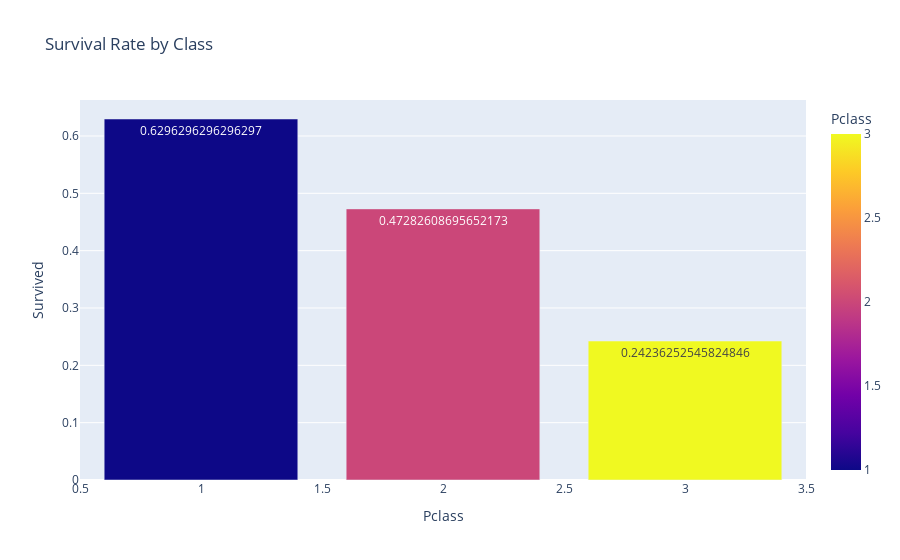

This figure's notebook cell:
### Code cell
plt.figure(figsize=(12, 6))
class_survival = df.groupby("Pclass")["Survived"].mean().reset_index()
px.bar(
    class_survival,
    x="Pclass",
    y="Survived",
    title="Survival Rate by Class",
    color="Pclass",
    text="Survived",
)

### Figure 1 — Plotly figure (JSON) as saved in the notebook; plotly's stock layout.template omitted (floating-point values rounded to 4 significant figures)
{"data": [{"alignmentgroup": "True", "hovertemplate": "Pclass=%{marker.color}<br>Survived=%{text}<extra></extra>", "legendgroup": "", "marker": {"color": [1, 2, 3], "coloraxis": "coloraxis", "pattern": {"shape": ""}}, "name": "", "offsetgroup": "", "orientation": "v", "showlegend": false, "text": [0.6296, 0.4728, 0.2424], "textposition": "auto", "type": "bar", "x": [1, 2, 3], "xaxis": "x", "y": [0.6296, 0.4728, 0.2424], "yaxis": "y"}], "layout": {"barmode": "relative", "coloraxis": {"colorbar": {"title": {"text": "Pclass"}}, "colorscale": [[0, "#0d0887"], [0.1111, "#46039f"], [0.2222, "#7201a8"], [0.3333, "#9c179e"], [0.4444, "#bd3786"], [0.5556, "#d8576b"], [0.6667, "#ed7953"], [0.7778, "#fb9f3a"], [0.8889, "#fdca26"], [1, "#f0f921"]]}, "legend": {"tracegroupgap": 0}, "title": {"text": "Survival Rate by Class"}, "xaxis": {"anchor": "y", "domain": [0, 1], "title": {"text": "Pclass"}}, "yaxis": {"anchor": "x", "domain": [0, 1], "title": {"text": "Survived"}}}}
